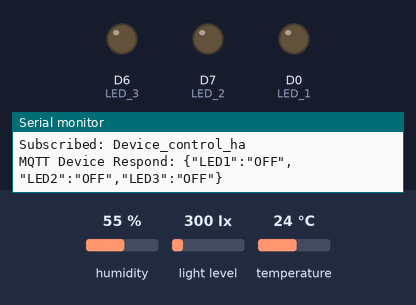
This program was run on a simulated ESP8266 (NodeMCU). Parts: output pins drawn as LEDs (lit = HIGH), the last lines printed to the serial monitor. Inputs (shaded band) come from the test bench; at power-on: light level 300 lx, humidity 55 %, temperature 24 °C. WiFi joins after 1.5 s; servers stay silent unless stated; no MQTT or app messages arrive unless stated; not simulated (calls return 0 or success): secrets.h.

Above: at 2.7 s.
2.8 s: light level set to 102 lx
At 3.5 s:
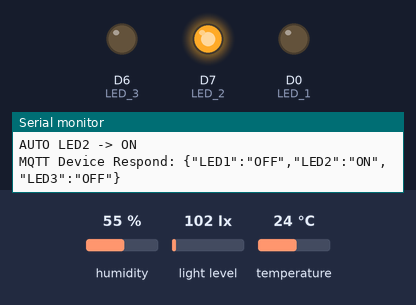
4.5 s: light level set to 86 lx
At 6.9 s:
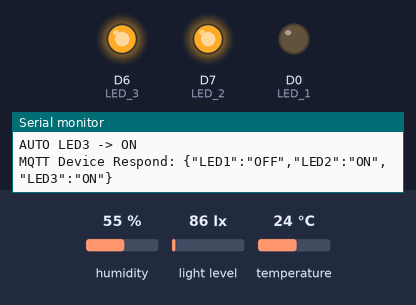
7.5 s: humidity set to 30 %
10.2 s: humidity set to 27 %
At 12.7 s:
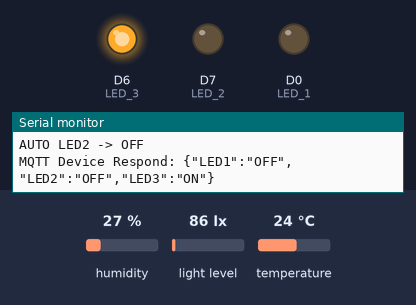
13.5 s: temperature set to 29 °C
16.2 s: temperature set to 32 °C
At 18.5 s:
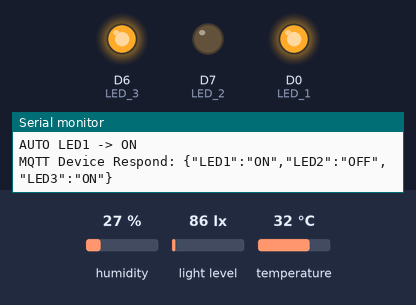
Timing chart, 0 to 20.0 s (numbered marks = the images above; inputs shaded):
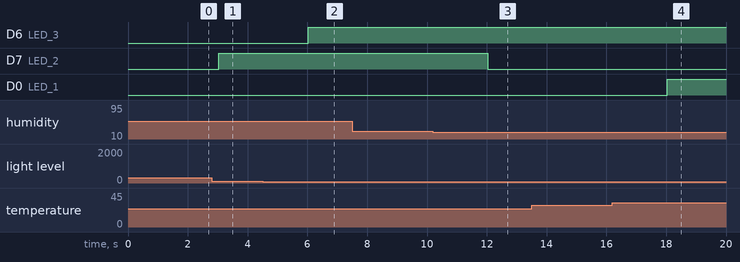

The program:

main.cpp
```cpp
#include <Arduino.h>
#include <Wire.h>
#include <BH1750.h>
#include <DHT.h>
#include <ESP8266WiFi.h>
#include <PubSubClient.h>
#include <ArduinoJson.h>
#include "secrets.h"

const char* mqtt_server   = "broker.hivemq.com";
const int   mqtt_port     = 1883;

const char* topic_sensor  = "Sensor_ha";
const char* topic_control = "Device_control_ha";
const char* topic_respond = "Device_respond_ha";

#define SDA_PIN D2
#define SCL_PIN D1

#define DHT_PIN D5
#define DHT_TYPE DHT11

#define LED_1 D0
#define LED_2 D7
#define LED_3 D6


DHT dht(DHT_PIN, DHT_TYPE);
BH1750 lightMeter;


bool led1_auto = true;
bool led2_auto = true;
bool led3_auto = true;

WiFiClient espClient;
PubSubClient client(espClient);

unsigned long lastRead = 0;

void publishDeviceRespond() {
    if (client.connected()) {
        JsonDocument doc;
        doc["LED1"] = (digitalRead(LED_1) == HIGH) ? "ON" : "OFF";
        doc["LED2"] = (digitalRead(LED_2) == HIGH) ? "ON" : "OFF";
        doc["LED3"] = (digitalRead(LED_3) == HIGH) ? "ON" : "OFF";
        char buffer[128];
        serializeJson(doc, buffer, sizeof(buffer));
        client.publish(topic_respond, buffer, true);
        Serial.print("MQTT Device Respond: ");
        Serial.println(buffer);
    }
}

void callback(char* topic, byte* payload, unsigned int length) {
    Serial.print("MQTT message [");
    Serial.print(topic);
    Serial.print("]: ");
    for (unsigned int i = 0; i < length; i++) {
        Serial.print((char)payload[i]);
    }
    Serial.println();
    // Chỉ xử lý topic điều khiển
    if (strcmp(topic, topic_control) != 0) {
        return;
    }
    // ================= JSON =================
    JsonDocument doc;
    DeserializationError error =
        deserializeJson(doc, payload, length);
    if (error) {
        Serial.print("deserializeJson failed: ");
        Serial.println(error.f_str());
        return;
    }

    bool changed = false;

    if (!doc["LED1"].isNull()) {
        const char* val = doc["LED1"];
        if (strcmp(val, "AUTO") == 0) {
            led1_auto = true;
            Serial.println("LED 1 -> AUTO");
        } else {
            led1_auto = false;
            digitalWrite(
                LED_1,
                strcmp(val, "ON") == 0 ? HIGH : LOW
            );
            Serial.printf(
                "LED 1 -> %s\n",
                val
            );
        }
        changed = true;
    }


    if (!doc["LED2"].isNull()) {
        const char* val = doc["LED2"];
        if (strcmp(val, "AUTO") == 0) {
            led2_auto = true;
            Serial.println("LED 2 -> AUTO");
        } else {

            led2_auto = false;

            digitalWrite(
                LED_2,
                strcmp(val, "ON") == 0 ? HIGH : LOW
            );
            Serial.printf(
                "LED 2 -> %s\n",
                val
            );
        }
        changed = true;
    }


    if (!doc["LED3"].isNull()) {

        const char* val = doc["LED3"];

        if (strcmp(val, "AUTO") == 0) {
            led3_auto = true;
            Serial.println("LED 3 -> AUTO");
        } else {
            led3_auto = false;
            digitalWrite(
                LED_3,
                strcmp(val, "ON") == 0 ? HIGH : LOW
            );
            Serial.printf(
                "LED 3 -> %s\n",
                val
            );
        }
        changed = true;
    }
    if (changed) {
        publishDeviceRespond();
    }
}

void checkAndControlSensors(float temp, float humid, float lux){
    bool changed = false;
    if (led1_auto && !isnan(temp)) {
        bool curState =
            (digitalRead(LED_1) == HIGH);
        bool newState = curState;
        if (temp > 30.5) {
            newState = true;
        } else if (temp < 30.5) {
            newState = false;
        }
        if (newState != curState) {
            digitalWrite(
                LED_1,
                newState ? HIGH : LOW
            );
            changed = true;
            Serial.print("AUTO LED1 -> ");
            Serial.println(
                newState ? "ON" : "OFF"
            );
        }
    }

    if (led2_auto && !isnan(humid)) {
        bool curState =
            (digitalRead(LED_2) == HIGH);
        bool newState = curState;
        if (humid > 31.0) {
            newState = true;
        } else if (humid < 29.0) {
            newState = false;
        }

        if (newState != curState) {
            digitalWrite(
                LED_2,
                newState ? HIGH : LOW
            );

            changed = true;

            Serial.print("AUTO LED2 -> ");
            Serial.println(
                newState ? "ON" : "OFF"
            );
        }
    }

    if (led3_auto && !isnan(lux) && lux >= 0) {
        bool curState =
            (digitalRead(LED_3) == HIGH);

        bool newState = curState;
        if (lux < 95.0) {
            newState = true;
        } else if (lux > 105.0) {
            newState = false;
        }

        if (newState != curState) {
            digitalWrite(
                LED_3,
                newState ? HIGH : LOW
            );

            changed = true;
            Serial.print("AUTO LED3 -> ");
            Serial.println(
                newState ? "ON" : "OFF"
            );
        }
    }

    if (changed) {
        publishDeviceRespond();
    }
}

void reconnectMQTT() {
    while (!client.connected()) {
        Serial.print("Connecting to MQTT...");
        String clientId = "ESP8266-";
        clientId += String(ESP.getChipId());
        if (client.connect(clientId.c_str(), mqtt_user, mqtt_password)) {
            Serial.println(" connected!");
            client.subscribe(topic_control);
            Serial.print("Subscribed: ");
            Serial.println(topic_control);
            publishDeviceRespond();
        } else {
            Serial.print(" failed, rc=");
            Serial.print(client.state());
            Serial.println(" -> thu lai sau 5 giay");
            delay(5000);
        }
    }
}

void setup() {
    Serial.begin(115200);
    Serial.println();
    Serial.println("==============================");
    Serial.println("ESP8266 DHT11 + BH1750 + MQTT");

    pinMode(LED_1, OUTPUT);
    pinMode(LED_2, OUTPUT);
    pinMode(LED_3, OUTPUT);

    digitalWrite(LED_1, LOW);
    digitalWrite(LED_2, LOW);
    digitalWrite(LED_3, LOW);

    Wire.begin(
        SDA_PIN,
        SCL_PIN
    );

    if (
        lightMeter.begin(
            BH1750::CONTINUOUS_HIGH_RES_MODE
        )
    ) {
        Serial.println(
            "BH1750: San sang!"
        );
    } else {
        Serial.println(
            "BH1750: Loi! Kiem tra day noi."
        );
    }

    dht.begin();
    Serial.println(
        "DHT11: San sang!"
    );

    Serial.print(
        "Connecting to WiFi: "
    );
    Serial.println(ssid);
    WiFi.begin(
        ssid,
        password
    );
    while (
        WiFi.status() != WL_CONNECTED
    ) {
        delay(500);
        Serial.print(".");
    }
    Serial.println();
    Serial.println(
        "WiFi Connected!"
    );
    Serial.print(
        "IP: "
    );
    Serial.println(
        WiFi.localIP()
    );

    client.setServer(
        mqtt_server,
        1883
    );
    client.setCallback(
        callback
    );
    Serial.println(
        "MQTT ready!"
    );
}

void loop() {

    if (!client.connected()) {
        reconnectMQTT();
    }
    client.loop();
    if (
        millis() - lastRead >= 3000
    ) {
        lastRead = millis();

        float humid = dht.readHumidity();
        float temp = dht.readTemperature();
        float lux =
            lightMeter.readLightLevel();
        if (isnan(lux) || lux < 0) {
            lux = 0.0;
        }

        if (!isnan(temp) && !isnan(humid)) {
            Serial.printf(
                "[Sensor] Temp: %.1f C | Hum: %.1f %% | Lux: %.1f lx\n",
                temp,
                humid,
                lux
            );

            JsonDocument doc;
            doc["temperature"] = temp;
            doc["humidity"] = humid;
            doc["lux"] = lux;
            char sensorBuffer[128];
            serializeJson(doc, sensorBuffer, sizeof(sensorBuffer));

            client.publish(topic_sensor, sensorBuffer);
            Serial.print("MQTT Sensor: ");
            Serial.println(sensorBuffer);

            checkAndControlSensors(temp, humid, lux);
        } else {
            Serial.println("[Sensor] Loi doc DHT11!");
        }
    }
}
```

Measured:
- the behaviour switches between 95 and 94 lx on light level (found by bisection; images 1 and 2)
- the behaviour switches between 29 and 28 % on humidity (found by bisection; images 2 and 3)
- the behaviour switches between 30 and 31 °C on temperature (found by bisection; images 3 and 4)
- after the input at 4.5 s, D6 (LED_3): LOW → HIGH after 1.5 s
- after the input at 10.2 s, D7 (LED_2): HIGH → LOW after 1.8 s
- after the input at 16.2 s, D0 (LED_1): LOW → HIGH after 1.8 s
